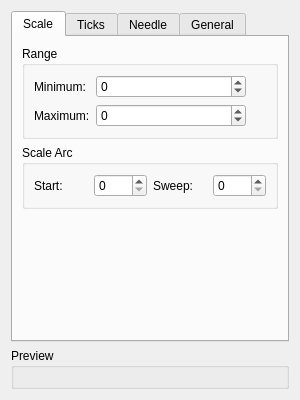
<?xml version="1.0" encoding="UTF-8"?>
<ui version="4.0">
 <class>RadialGaugeSettingWidget</class>
 <widget class="QWidget" name="RadialGaugeSettingWidget">
  <property name="geometry">
   <rect>
    <x>0</x>
    <y>0</y>
    <width>300</width>
    <height>400</height>
   </rect>
  </property>
  <property name="windowTitle">
   <string>Form</string>
  </property>
  <layout class="QGridLayout" name="gridLayout">
   <item row="1" column="0">
    <widget class="QGroupBox" name="previewGroupBox">
     <property name="title">
      <string>Preview</string>
     </property>
     <layout class="QGridLayout" name="gridLayout_2">
      <item row="0" column="0">
       <widget class="RadialGauge" name="preview" native="true"/>
      </item>
     </layout>
    </widget>
   </item>
   <item row="0" column="0">
    <widget class="QTabWidget" name="tabWidget">
     <property name="currentIndex">
      <number>0</number>
     </property>
     <widget class="QWidget" name="scaleTab">
      <attribute name="title">
       <string>Scale</string>
      </attribute>
      <layout class="QFormLayout" name="formLayout_3">
       <item row="0" column="0" colspan="2">
        <widget class="QGroupBox" name="rangeGroupBox">
         <property name="title">
          <string>Range</string>
         </property>
         <layout class="QFormLayout" name="formLayout_5">
          <item row="0" column="0">
           <widget class="QLabel" name="rangeMinLabel">
            <property name="text">
             <string>Minimum:</string>
            </property>
           </widget>
          </item>
          <item row="0" column="1">
           <widget class="QDoubleSpinBox" name="rangeMin">
            <property name="maximumSize">
             <size>
              <width>150</width>
              <height>16777215</height>
             </size>
            </property>
            <property name="accelerated">
             <bool>true</bool>
            </property>
            <property name="decimals">
             <number>0</number>
            </property>
            <property name="minimum">
             <double>-999999999.000000000000000</double>
            </property>
            <property name="maximum">
             <double>999999999.000000000000000</double>
            </property>
           </widget>
          </item>
          <item row="1" column="0">
           <widget class="QLabel" name="rangeMaxLabel">
            <property name="text">
             <string>Maximum:</string>
            </property>
           </widget>
          </item>
          <item row="1" column="1">
           <widget class="QDoubleSpinBox" name="rangeMax">
            <property name="maximumSize">
             <size>
              <width>150</width>
              <height>16777215</height>
             </size>
            </property>
            <property name="accelerated">
             <bool>true</bool>
            </property>
            <property name="decimals">
             <number>0</number>
            </property>
            <property name="minimum">
             <double>-999999999.000000000000000</double>
            </property>
            <property name="maximum">
             <double>999999999.000000000000000</double>
            </property>
           </widget>
          </item>
         </layout>
        </widget>
       </item>
       <item row="1" column="0" colspan="2">
        <widget class="QGroupBox" name="scaleArcGroupBox">
         <property name="title">
          <string>Scale Arc</string>
         </property>
         <layout class="QGridLayout" name="gridLayout_7">
          <item row="0" column="1">
           <widget class="QLabel" name="startAngleLabel">
            <property name="text">
             <string>Start:</string>
            </property>
           </widget>
          </item>
          <item row="0" column="2">
           <widget class="QDoubleSpinBox" name="startAngle">
            <property name="accelerated">
             <bool>true</bool>
            </property>
            <property name="decimals">
             <number>0</number>
            </property>
            <property name="minimum">
             <double>0.000000000000000</double>
            </property>
            <property name="maximum">
             <double>359.000000000000000</double>
            </property>
           </widget>
          </item>
          <item row="0" column="3">
           <widget class="QLabel" name="sweepAngleLabel">
            <property name="text">
             <string>Sweep:</string>
            </property>
           </widget>
          </item>
          <item row="0" column="4">
           <widget class="QDoubleSpinBox" name="sweepAngle">
            <property name="accelerated">
             <bool>true</bool>
            </property>
            <property name="decimals">
             <number>0</number>
            </property>
            <property name="minimum">
             <double>0.000000000000000</double>
            </property>
            <property name="maximum">
             <double>359.000000000000000</double>
            </property>
           </widget>
          </item>
         </layout>
        </widget>
       </item>
      </layout>
     </widget>
     <widget class="QWidget" name="ticksTab">
      <attribute name="title">
       <string>Ticks</string>
      </attribute>
      <layout class="QFormLayout" name="formLayout_2">
       <item row="0" column="0">
        <widget class="QGroupBox" name="tickCountGroupBox">
         <property name="title">
          <string>Max. Tick Count</string>
         </property>
         <layout class="QGridLayout" name="gridLayout_4">
          <item row="0" column="0">
           <widget class="QLabel" name="majorLabel">
            <property name="text">
             <string>Major:</string>
            </property>
           </widget>
          </item>
          <item row="0" column="1">
           <widget class="QSpinBox" name="majorTick">
            <property name="accelerated">
             <bool>true</bool>
            </property>
            <property name="minimum">
             <number>2</number>
            </property>
           </widget>
          </item>
          <item row="0" column="2">
           <widget class="QLabel" name="minorLabel">
            <property name="text">
             <string>Minor:</string>
            </property>
           </widget>
          </item>
          <item row="0" column="3">
           <widget class="QSpinBox" name="minorTick">
            <property name="accelerated">
             <bool>true</bool>
            </property>
            <property name="minimum">
             <number>1</number>
            </property>
           </widget>
          </item>
         </layout>
        </widget>
       </item>
       <item row="1" column="0">
        <widget class="QGroupBox" name="labelGroupBox">
         <property name="title">
          <string>Labels</string>
         </property>
         <property name="checkable">
          <bool>true</bool>
         </property>
         <layout class="QGridLayout" name="gridLayout_3">
          <item row="0" column="1">
           <widget class="QFontComboBox" name="font">
            <property name="maximumSize">
             <size>
              <width>150</width>
              <height>16777215</height>
             </size>
            </property>
           </widget>
          </item>
          <item row="0" column="0">
           <widget class="QLabel" name="fontLabel">
            <property name="text">
             <string>Font:</string>
            </property>
           </widget>
          </item>
          <item row="1" column="0">
           <widget class="QLabel" name="fontSizeLabel">
            <property name="text">
             <string>Font Size:</string>
            </property>
           </widget>
          </item>
          <item row="1" column="1">
           <widget class="QComboBox" name="fontSize">
            <property name="maximumSize">
             <size>
              <width>80</width>
              <height>16777215</height>
             </size>
            </property>
            <property name="editable">
             <bool>true</bool>
            </property>
           </widget>
          </item>
         </layout>
        </widget>
       </item>
      </layout>
     </widget>
     <widget class="QWidget" name="needleTab">
      <attribute name="title">
       <string>Needle</string>
      </attribute>
      <layout class="QFormLayout" name="formLayout">
       <item row="0" column="0">
        <widget class="QLabel" name="valueLabel">
         <property name="text">
          <string>Value:</string>
         </property>
        </widget>
       </item>
       <item row="0" column="1">
        <widget class="QSpinBox" name="value">
         <property name="maximumSize">
          <size>
           <width>150</width>
           <height>16777215</height>
          </size>
         </property>
         <property name="accelerated">
          <bool>true</bool>
         </property>
         <property name="minimum">
          <number>-999999999</number>
         </property>
         <property name="maximum">
          <number>999999999</number>
         </property>
        </widget>
       </item>
       <item row="1" column="0">
        <widget class="QLabel" name="needleTypeLabel">
         <property name="text">
          <string>Type:</string>
         </property>
        </widget>
       </item>
       <item row="1" column="1">
        <widget class="QComboBox" name="needleType">
         <property name="maximumSize">
          <size>
           <width>150</width>
           <height>16777215</height>
          </size>
         </property>
         <item>
          <property name="text">
           <string>Simple</string>
          </property>
         </item>
         <item>
          <property name="text">
           <string>Magnet</string>
          </property>
         </item>
         <item>
          <property name="text">
           <string>Wind Arrow</string>
          </property>
         </item>
        </widget>
       </item>
       <item row="2" column="0">
        <widget class="QLabel" name="needleStyleLabel">
         <property name="text">
          <string>Style:</string>
         </property>
        </widget>
       </item>
       <item row="2" column="1">
        <widget class="QComboBox" name="needleStyle">
         <property name="maximumSize">
          <size>
           <width>150</width>
           <height>16777215</height>
          </size>
         </property>
         <item>
          <property name="text">
           <string>Style 1</string>
          </property>
         </item>
         <item>
          <property name="text">
           <string>Style 2</string>
          </property>
         </item>
        </widget>
       </item>
       <item row="3" column="0">
        <widget class="QLabel" name="needleColor1Label">
         <property name="text">
          <string>Color1:</string>
         </property>
        </widget>
       </item>
       <item row="3" column="1">
        <widget class="ColorButton" name="needleColor1">
         <property name="maximumSize">
          <size>
           <width>31</width>
           <height>16777215</height>
          </size>
         </property>
         <property name="text">
          <string/>
         </property>
        </widget>
       </item>
       <item row="4" column="0">
        <widget class="QLabel" name="needleColor2Label">
         <property name="text">
          <string>Color2:</string>
         </property>
        </widget>
       </item>
       <item row="4" column="1">
        <widget class="ColorButton" name="needleColor2">
         <property name="maximumSize">
          <size>
           <width>31</width>
           <height>16777215</height>
          </size>
         </property>
         <property name="text">
          <string/>
         </property>
        </widget>
       </item>
      </layout>
     </widget>
     <widget class="QWidget" name="generalTab">
      <attribute name="title">
       <string>General</string>
      </attribute>
      <layout class="QFormLayout" name="formLayout_4">
       <item row="0" column="0">
        <widget class="QLabel" name="titleLabel">
         <property name="text">
          <string>Title:</string>
         </property>
        </widget>
       </item>
       <item row="0" column="1">
        <widget class="QLineEdit" name="title">
         <property name="sizePolicy">
          <sizepolicy hsizetype="Fixed" vsizetype="Fixed">
           <horstretch>0</horstretch>
           <verstretch>0</verstretch>
          </sizepolicy>
         </property>
         <property name="maximumSize">
          <size>
           <width>150</width>
           <height>16777215</height>
          </size>
         </property>
        </widget>
       </item>
       <item row="1" column="0">
        <widget class="QLabel" name="textColorLabel">
         <property name="text">
          <string>Text:</string>
         </property>
        </widget>
       </item>
       <item row="1" column="1">
        <widget class="ColorButton" name="textColor">
         <property name="maximumSize">
          <size>
           <width>31</width>
           <height>16777215</height>
          </size>
         </property>
         <property name="text">
          <string/>
         </property>
        </widget>
       </item>
       <item row="2" column="0">
        <widget class="QLabel" name="backgroundColorLabel">
         <property name="text">
          <string>Background:</string>
         </property>
        </widget>
       </item>
       <item row="2" column="1">
        <widget class="ColorButton" name="backgroundColor">
         <property name="maximumSize">
          <size>
           <width>31</width>
           <height>16777215</height>
          </size>
         </property>
         <property name="text">
          <string/>
         </property>
        </widget>
       </item>
      </layout>
     </widget>
    </widget>
   </item>
  </layout>
 </widget>
 <customwidgets>
  <customwidget>
   <class>ColorButton</class>
   <extends>QPushButton</extends>
   <header>widget/colorbutton.h</header>
  </customwidget>
  <customwidget>
   <class>RadialGauge</class>
   <extends>QWidget</extends>
   <header>gauge/radialgauge.h</header>
   <container>1</container>
  </customwidget>
 </customwidgets>
 <resources/>
 <connections/>
</ui>
